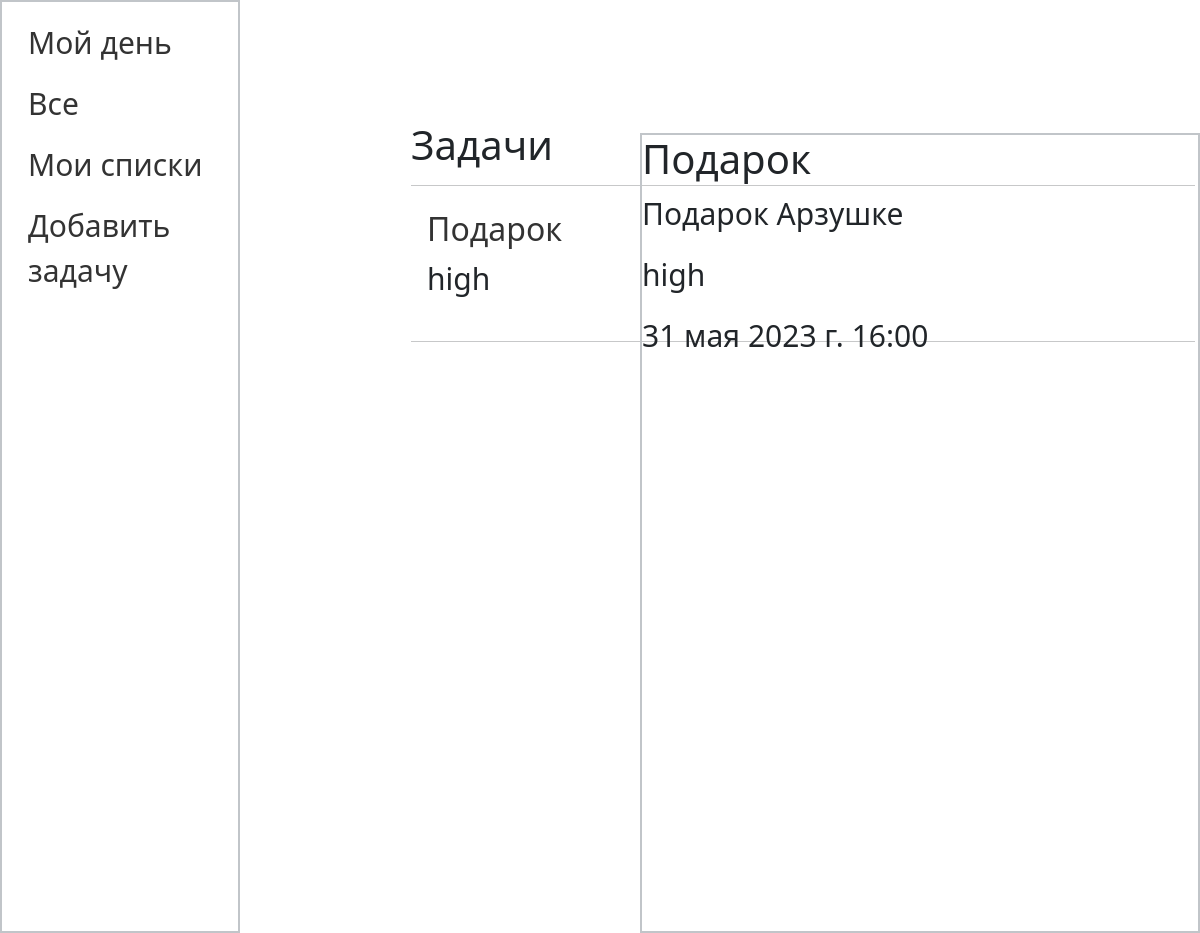
Page /webapp/task/8/ on the committed database.
### webapp/models.py (models this page shows, shortened)
class Task(models.Model):
    title = models.CharField(max_length=255, verbose_name='Заголовок')
    content = models.TextField(blank=True, verbose_name='Описание')
    priority_choices = [
        ('low', 'Низкий'),
        ('medium', 'Средний'),
        ('high', 'Высокий')
    ]
    priority = models.CharField(max_length=10, choices=priority_choices, verbose_name='Приоритет')
    due_date = models.DateTimeField(verbose_name='Срок выполнения')
    my_day = models.BooleanField(max_length=10, blank=True, verbose_name='Мой день')
    class Meta:
        verbose_name = 'Задачи'
        verbose_name_plural = 'Задачи'
        ordering = ['due_date']
    def get_absolute_url(self):
        return reverse('content', kwargs={'task_id': self.pk})

### webapp/views.py (the view)
# urls.py: path('/task/<int:task_id>/', Content.as_view(), name='content'),
class Content(ListView):
    model = Task
    template_name = 'webapp/content.html'
    pk_url_kwarg = 'task_id'
    context_object_name = 'tasks'
    def get_queryset(self):
        task_id = self.kwargs.get('task_id')
        return Task.objects.filter(id=task_id)
    def get_context_data(self, *, object_list=None, **kwargs):
        context = super().get_context_data(**kwargs)
        context['menu'] = menu
        context['title'] = 'Задачи'
        return context

### webapp/templates/webapp/content.html (shortened to what this page needs)
{% extends 'webapp/tasklayout.html' %}
{% block tasks %}
<div class="tasks">
    <h1>{{title}}</h1>
    <hr style="min-width: 98vh;">
    <ul>
       {% for t in tasks %}
        <li>
            <a href="{{ t.get_absolute_url }}"><h2>{{ t.title }}</h2></a>
            <p>{{ t.priority }}</p>
        </li>
        <hr style="min-width: 98vh;">
        {% endfor %}
    </ul>
</div>
{% endblock tasks %}
{% block content %}
    {% for t in tasks %}
        <h1>{{ t.title }}</h1>
        <p class="task-info">{{ t.content }}</p>
        <p class="task-info">{{ t.priority }}</p>
        <p class="task-info">{{ t.due_date }}</p>
    {% endfor %}
{% endblock content %}

### webapp/static/task/css/tasks.css (style rules this page uses)
.menu ul { list-style-type: none; padding: 0; margin: 0; }
.menu li { font-size: 30px; padding: 8px 16px; }
.menu li a { text-decoration: none; color: #333; }
.tasks { width: 80vh; min-height: 100vh; margin-left: 399px; margin-top: -180px; }
.tasks ul { margin-left: }
.task-info { font-size: 30px; }

### rows in the picture
Task: title "Подарок", priority "high", content "Подарок Арзушке", due_date "31 мая 2023 г. 16:00"

### other values in the picture
{{ m.title }} "Мой день" "Все" "Мои списки" "Добавить задачу"
{{ title }} "Задачи"
